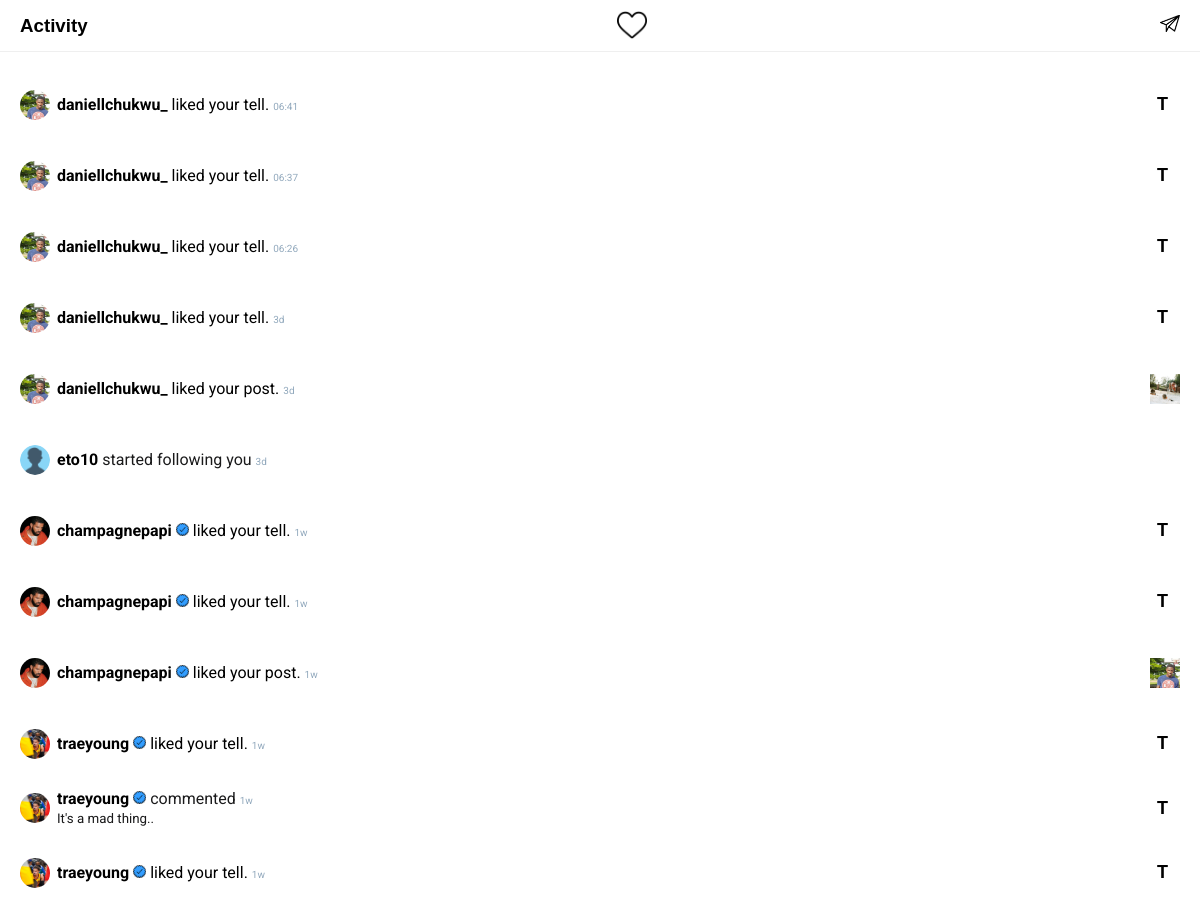
Page /users/activity/ (signed in, upper part) on the earlier database version.
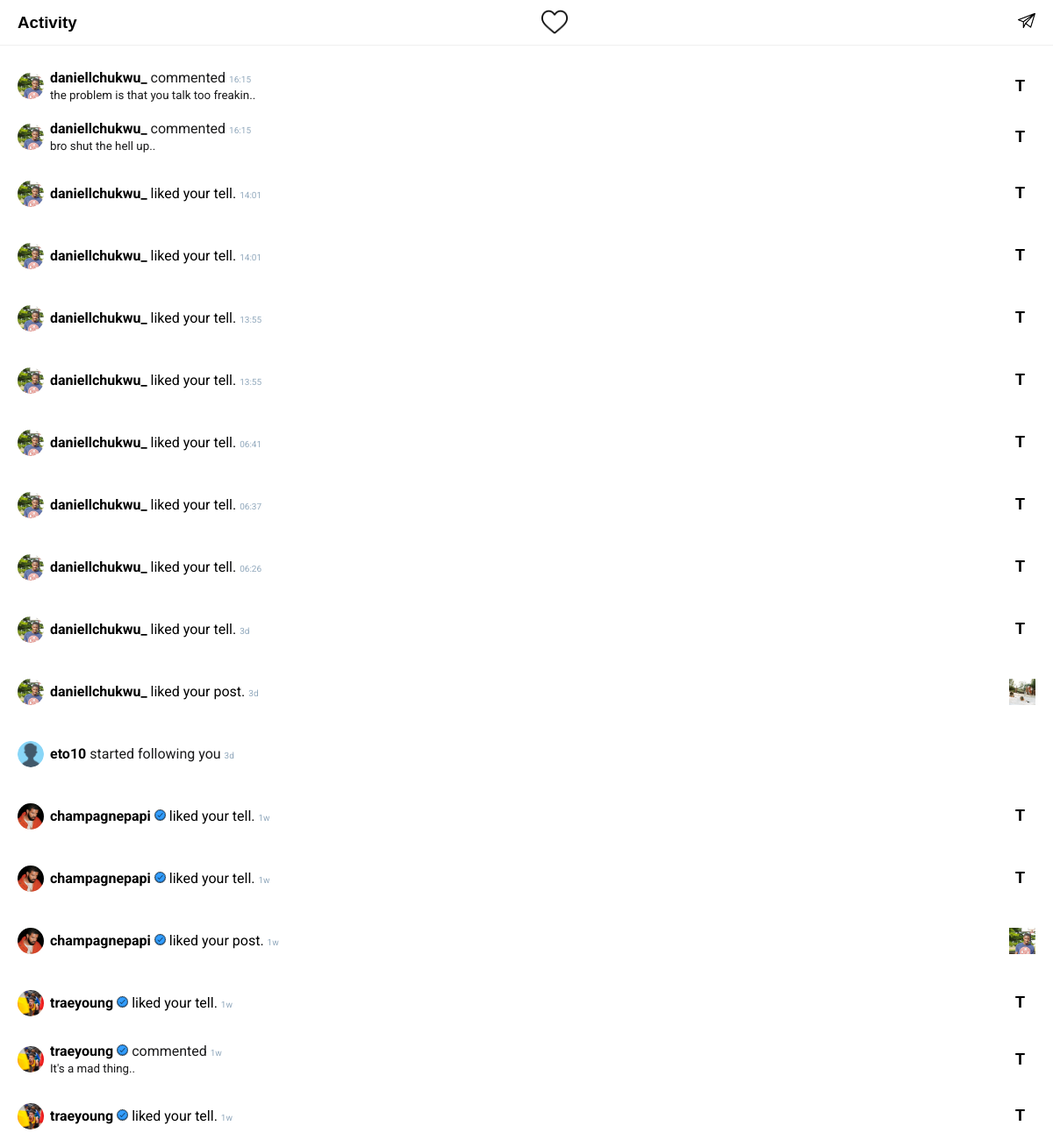
Same page on the later database version.
### homeapp/models.py (models this page shows, shortened)
class Activity(models.Model):
   owner = models.ForeignKey(User, on_delete=models.CASCADE, null=True)
   user = models.ForeignKey(User, on_delete=models.CASCADE, related_name="user", null=True)
   activity_type = models.CharField(max_length=200, null=True, blank=True) # like_post, like_tell, comment_post, comment_tell, follow, new: friends
   post = models.ForeignKey(Post, on_delete=models.CASCADE, related_name="post", null=True)
   tell = models.ForeignKey(Tell, on_delete=models.CASCADE, related_name="tell", null=True)
   liker_post = models.ForeignKey(User, on_delete=models.CASCADE, related_name="post_liker", null=True)
   liker_tell = models.ForeignKey(User, on_delete=models.CASCADE, related_name="tell_liker", null=True)
   comment_post = models.ForeignKey(CommentOnPost, on_delete=models.CASCADE, related_name="post_comment", null=True)
   comment_tell = models.ForeignKey(CommentOnTell, on_delete=models.CASCADE, related_name="tell_comment", null=True)
   updated = models.DateTimeField(auto_now_add=True)
   created = models.DateTimeField(auto_now=True)
   id = models.UUIDField(default=uuid.uuid4, unique=True, primary_key=True, editable=False)
   class Meta:
      ordering = ['-created']
   def is_leapyear(self, year):
      leap_year = None
      if (year % 4 == 0):
         if (year % 100 == 0):
            if (year % 400 == 0):
               leap_year = True
            else:
               leap_year = False
         else:
            leap_year = True
      else:
         leap_year = False
      return leap_year
   def returnDaysAgo(self, year, month, day):
      is_a_leapyear = self.is_leapyear(year) # print(f"{year} is a leap year == {is_a_leapyear}")
      months_days = [31, 28, 31, 30, 31, 30, 31, 31, 30, 31, 30, 31]
      months_days_leap = [31, 29, 31, 30, 31, 30, 31, 31, 30, 31, 30, 31]
      days = 0
      days_for_months_ago = 0
      if is_a_leapyear == False: # print(f"Month: {month}")
         year_count = int(datetime.now().year - year) + 1
         while(year_count > 0):
            if year_count == 1:
               current_month = datetime.now().month
               days += sum(months_days[month-1 : current_month-1]) # -1 because the list index starts at 0
               days += datetime.now().day # we ought to -days from this. because we add the month of msg creation with no regard to the days offset
               days -= day # let's just subtract the day of months post from total days
               year_count -= 1
            else:
               "if this is not current year? add all the days together"
               days += sum(months_days)
               year_count -= 1
      return days
   @property
   def get_time(self):
      date = datetime.now()
      cr_date = self.created   # print(date) # print(cr_date)
      if date.year == cr_date.year:
         if date.month == cr_date.month:
            if date.day == cr_date.day:
               hour = cr_date.hour+1 if cr_date.hour+1 >= 10 else f"0{cr_date.hour+1}"  # e.g hrs=> 10:-- or 05:--
               minutes = cr_date.minute if cr_date.minute >= 10 else f"0{cr_date.minute}" # e.g mins => --:34 or --:03
               return f"{hour}:{minutes}"
            else:
               days = date.day - cr_date.day
               if (days < 7):
                  return f"{days}d"
               else:
                  weeks = days // 7
                  return f"{weeks}w"
         else:
            days = self.returnDaysAgo(cr_date.year, cr_date.month, cr_date.day)
            return f"{days//7}w"
      else:
         days = self.returnDaysAgo(cr_date.year, cr_date.month, cr_date.day)
         return f"{days//7}w"

class Post(models.Model):
   owner = models.ForeignKey(User, on_delete=models.CASCADE, null=True, blank=True)
   img = models.ImageField(upload_to='contents/', null=True, blank=True)
   body = models.TextField()
   likers = models.ManyToManyField(User, 'post_likers', blank=True)
   commenters = models.ManyToManyField(User, 'post_commenters', blank=True)
   savers = models.ManyToManyField(User, 'post_savers', blank=True)
   tellers = models.ManyToManyField(User, 'tellers_post', blank=True)
   tellers_count = models.PositiveSmallIntegerField(default=0) # this will keep the count of tells. instead of using tellers.length
   sharers = models.ManyToManyField(User, 'sharers_post', blank=True)
   sharers_count = models.PositiveSmallIntegerField(default=0) # this will keep the count of tells. instead of using tellers.length
   updated = models.DateTimeField(auto_now=True)
   created = models.DateTimeField(auto_now_add=True)
   id = models.UUIDField(default=uuid.uuid4, primary_key=True, unique=True, editable=False)
   class Meta:
      ordering = ['-created']

class CommentOnTell(models.Model):
   owner = models.ForeignKey(User, on_delete=models.CASCADE, null=True, blank=True)
   tell = models.ForeignKey(Tell, on_delete=models.CASCADE)
   comment = models.CharField(max_length=200)
   updated = models.DateTimeField(auto_now=True)
   created = models.DateTimeField(auto_now_add=True)
   id = models.UUIDField(default=uuid.uuid4, primary_key=True, unique=True, editable=False)
   class Meta:
      ordering = ['-created', '-updated']

### users/models.py (models this page shows, shortened)
class Profile(models.Model):
   VOTE_TYPE = (
      ('MALE', 'a male'),
      ('FEMALE', 'a female'),
   )
   user = models.OneToOneField(User, on_delete=models.CASCADE)
   name = models.CharField(max_length=200, blank=True, null=True)
   username = models.CharField(max_length=200, blank=True, null=True, unique=True)
   email = models.EmailField(max_length=500, blank=True, null=True, unique=True)
   img = models.ImageField(upload_to="profiles/", default="icons/user.png")
   bio = models.TextField(default="", blank=True, null=True)
   online = models.BooleanField(default=False)
   last_seen = models.DateTimeField(default=datetime.now(), null=True, blank=True)
   followers = models.ManyToManyField(User, related_name='followers', blank=True)
   following = models.ManyToManyField(User, related_name='following', blank=True)
   friends = models.ManyToManyField(User, related_name='friends', blank=True)
   verified = models.BooleanField(default=False)
   saved_post = models.ManyToManyField("homeapp.Post", related_name="saved_post", blank=True)
   saved_tell = models.ManyToManyField("homeapp.Tell", related_name="saved_tell", blank=True)
   seen_post = models.ManyToManyField("homeapp.Post", blank=True)
   seen_tell = models.ManyToManyField("homeapp.Tell", blank=True)
   activity_count = models.PositiveSmallIntegerField(default=0)
   updated = models.DateTimeField(auto_now_add=True)
   created = models.DateTimeField(auto_now=True)
   id = models.UUIDField(default=uuid.uuid4, unique=True, primary_key=True, editable=False)

### users/views.py (the view)
# urls.py: path('activity/', views.activityPage, name="activity")
def activityPage(request):
   profile = request.user.profile
   profile.activity_count = 0
   profile.save()
   print(f"Activity Count: {profile.activity_count}")
   chats_count = returnMessagesCount(request)     # logic: gets chats count
   context = {'chats_count': chats_count}
   return render(request, 'activity.html', context)

### messagesapp/utils.py (called while the page is built)
def returnMessagesCount(request):
   chats_count = request.user.messages.filter(
      Q (unread_messages__gt = 0) &
      Q (request_accepted = True)).count()
   return chats_count

### users/templates/activity.html (shortened to what this page needs)
{% extends 'main.html' %}
{% load static %}
{% block content %}
<body class="background-white">
   <header>
      <div class="header-wrapper width-p-20 height-p-10">
         <div class="header-1">
            <a href="/">
            <div class="activity-logo">
               <h3 class="no-margin font-lobster">Activity</h3>
               <img src="{% static 'images/footer icons/footer-likes.png' %}" alt="Activity logo" class="activity-log-img">
            </div>
         </a>
         </div>
         <div class="header-2">
            <a href="{% url 'chat' %}">
               <div class="inbox">
                  {% include 'components/chats_button.html' %}
               </div>
            </a>
         </div>
      </div>
   </header>
   <main>
      <section class="activity-wrapper">
      {% for activity in  request.user.activity_set.all %}
         {% if activity.activity_type == 'like_post' %}
         <div class="activity">
            <a href="{% url 'other-profile' activity.user.id %}?q={{request.path}}">
               <div class="activity-2">
                  <div class="img-holder">
                     <img src="{{activity.user.profile.img.url}}" alt="profile-picture" class="img-holder-image">
                  </div>
                  <p><strong>{{activity.user.username}}
                     {% if activity.user.profile.verified %}
                        <img src="{% static 'images/icons/verified/verified-blue2.png' %}" class="width-13" alt="verification">
                     {% endif %}
                     </strong> liked your post. <small class="grey font-10">{{activity.get_time}}</small></p>
               </div>
            </a>
            <a href="{% url 'single-post' activity.post.id %}?q={{request.path}}">
               <div class="activity-right-info">
                  <div class="img-holder">
                     <img src="{{activity.post.img.url}}" alt="" class="liked-image">
                  </div>
               </div>
            </a>
         </div>
         {% endif %}
         {% if activity.activity_type == 'like_tell' %}
         <a href="{% url 'other-profile' activity.user.id %}?q={{request.path}}">
            <div class="activity">
               <div class="activity-2">
                  <div class="img-holder">
                     <img src="{{activity.user.profile.img.url}}" alt="profile-picture" class="img-holder-image">
                  </div>
                  <p><strong>{{activity.user.username}}
                     {% if activity.user.profile.verified %}
                        <img src="{% static 'images/icons/verified/verified-blue2.png' %}" class="width-13" alt="verification">
                     {% endif %}
                  </strong> liked your tell. <small class="grey font-10">{{activity.get_time}}</small></p>
               </div>
            </a>
            <a href="{% url 'single-tell' activity.tell.id %}?q={{request.path}}">
               <div class="activity-right-info font-lobster">
                  <strong>T</strong>
               </div>
            </a>
         {% endif %}
         {% if activity.activity_type == 'comment_tell' %}
         <div class="activity">
            <div class="activity-2">
               <div class="img-holder">
                  <a href="{% url 'other-profile' activity.user.id %}?q={{request.path}}">
                     <img src="{{activity.user.profile.img.url}}" alt="profile-picture" class="img-holder-image">
                  </a>
               </div>
               <div>
                  <p class="no-margin"><a href="{% url 'other-profile' activity.user.id %}?q={{request.path}}"><strong>{{activity.user.username}}
                     {% if activity.user.profile.verified %}
                        <img src="{% static 'images/icons/verified/verified-blue2.png' %}" class="width-13" alt="verification">
                     {% endif %}
                  </strong></a>commented <small class="grey font-10">{{activity.get_time}}</small></p>
                  <p class="no-margin"><small>{{activity.comment_tell.comment|slice:":40"}}..</small></p>
               </div>
            </div>
            <a href="{% url 'single-tell' activity.tell.id %}?q={{request.path}}">
               <div class="activity-right-info font-lobster">
                  <strong>T</strong>
               </div>
            </a>
         </div>
         {% endif %}
         {% if activity.activity_type == 'follow' %}
         <div class="activity">
            <div class="activity-2">
               <div class="img-holder">
                  <a href="{% url 'other-profile' activity.user.id %}?q={{request.path}}">
                     <img src="{{activity.user.profile.img.url}}" alt="profile-picture" class="img-holder-image">
                  </a>
               </div>
               <p><a href="{% url 'other-profile' activity.user.id %}?q={{request.path}}"><strong>{{activity.user.username}}
                  </strong></a> <a href="{% url 'followers' request.user.id %}?q={{request.path}}"></a>started following you <small class="grey font-10">{{activity.get_time}}</small></p>
            </div>
         </div>
         {% endif %}
      {% endfor %}
      </section>
   </main>
</body>
{% endblock content %}

### templates/main.html (shortened to what this page needs)
<!DOCTYPE html>
{% load static %}
<html>
<head>
   <link rel='stylesheet' type='text/css' media='screen' href='{% static "main.css" %}'>
</head>
<body>
{% block content %}
{% endblock content %}
</body>
</html>

### templates/components/chats_button.html (shortened to what this page needs)
{% load static %}
<a href="{% url 'chat' %}"><img src="{% static 'images/icons/send/send.png' %}" alt="user"></a>

### templates/components/footer-component.html (shortened to what this page needs)
{% load static %}

### templates/components/floater-component.html (shortened to what this page needs)
{% load static %}

### static/main.css (style rules this page uses)
body { background-color: #fafafa; margin: 0; font-family: "Roboto", sans-serif; font-weight: 300px; margin-bottom: 70px; color: #1a1a1b; }
.no-margin { margin: 0; }
.background-white { background-color: #fff; }
.grey { color: #92a9bd; }
.width-13 { width: 13px; }
a { text-decoration: none; color: #000; }
header { background-color: #fff; position: fixed; width: 100%; height: 54px; top: 0; z-index: 1; }
.header-wrapper { padding: 0; display: flex; justify-content: space-between; border-bottom: 1px solid #1b1a1711; align-items: center; }
.header-1, .header-2 { align-items: center; }
.font-lobster { font-family: "Lobster", sans-serif; }
.font-10 { font-size: 10px; }
.inbox img { width: 20px; padding-left: 15px; }
.activity-logo { display: flex; align-items: center; box-sizing: border-box; height: 20px; }
.activity-logo h3 { font-weight: 900; }
.activity-logo img { width: 30px; }
.activity-log-img { padding: 0; position: absolute; right: 46.05%; top: 10px; }
.width-p-20 { padding-left: 20px; padding-right: 20px; }
.height-p-10 { padding-top: 15px; padding-bottom: 15px; }
main { margin-top: 54px; }
.activity-wrapper { background-color: #fff; padding: 15px 0; }
.activity { display: flex; align-items: center; justify-content: space-between; padding: 10px 20px; }
.activity-2 { display: flex; align-items: center; }
.activity-right-info { display: flex; flex-direction: column; justify-content: center; align-items: center; }
.activity-right-info strong { padding-right: 12px; font-size: 18px; }
.activity p { padding-left: 7px; padding-right: 7px; }
.activity strong { color: #000; }
.img-holder { height: 30px; min-width: 30px; max-width: 30px; border-radius: 50%; }
.img-holder-image { width: 100%; height: 100%; border-radius: 50%; object-fit: cover; }
.liked-image { width: 100%; height: 100%; object-fit: cover; }
.img-holder .liked-image { align-items: center; }

Differences in the rows shown:
added Activity: user.profile.img (picture), user.username "daniellchukwu_", get_time "16:15", comment_tell.comment "the problem is that you talk too freakin"
added Activity: user.profile.img (picture), user.username "daniellchukwu_", get_time "16:15", comment_tell.comment "bro shut the hell up"
added Activity: user.profile.img (picture), user.username "daniellchukwu_", get_time "14:01"
added Activity: user.profile.img (picture), user.username "daniellchukwu_", get_time "14:01"
added Activity: user.profile.img (picture), user.username "daniellchukwu_", get_time "13:55"
added Activity: user.profile.img (picture), user.username "daniellchukwu_", get_time "13:55"
